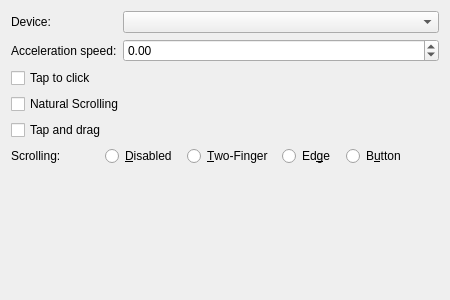
<?xml version="1.0" encoding="UTF-8"?>
<ui version="4.0">
 <class>TouchpadConfig</class>
 <widget class="QWidget" name="TouchpadConfig">
  <property name="geometry">
   <rect>
    <x>0</x>
    <y>0</y>
    <width>450</width>
    <height>300</height>
   </rect>
  </property>
  <property name="windowTitle">
   <string>TouchpadConfig </string>
  </property>
  <layout class="QFormLayout" name="formLayout">
   <item row="0" column="0">
    <widget class="QLabel" name="label">
     <property name="text">
      <string>Device:</string>
     </property>
    </widget>
   </item>
   <item row="0" column="1">
    <widget class="QComboBox" name="devicesComboBox"/>
   </item>
   <item row="2" column="0">
    <widget class="QLabel" name="label_3">
     <property name="text">
      <string>Acceleration speed:</string>
     </property>
    </widget>
   </item>
   <item row="4" column="0" colspan="2">
    <widget class="QCheckBox" name="tappingEnabledCheckBox">
     <property name="text">
      <string>Tap to click</string>
     </property>
    </widget>
   </item>
   <item row="6" column="0" colspan="2">
    <widget class="QCheckBox" name="naturalScrollingEnabledCheckBox">
     <property name="text">
      <string>Natural Scrolling</string>
     </property>
    </widget>
   </item>
   <item row="8" column="0" colspan="2">
    <widget class="QCheckBox" name="tapToDragEnabledCheckBox">
     <property name="text">
      <string>Tap and drag</string>
     </property>
    </widget>
   </item>
   <item row="2" column="1">
    <widget class="QDoubleSpinBox" name="accelSpeedDoubleSpinBox">
     <property name="decimals">
      <number>2</number>
     </property>
     <property name="minimum">
      <double>-1.000000000000000</double>
     </property>
     <property name="maximum">
      <double>1.000000000000000</double>
     </property>
     <property name="singleStep">
      <double>0.100000000000000</double>
     </property>
    </widget>
   </item>
   <item row="9" column="0" colspan="2">
    <layout class="QHBoxLayout" name="horizontalLayout">
     <property name="spacing">
      <number>10</number>
     </property>
     <item>
      <widget class="QLabel" name="label_2">
       <property name="text">
        <string>Scrolling:</string>
       </property>
      </widget>
     </item>
     <item>
      <spacer name="horizontalSpacer_2">
       <property name="orientation">
        <enum>Qt::Horizontal</enum>
       </property>
       <property name="sizeType">
        <enum>QSizePolicy::MinimumExpanding</enum>
       </property>
       <property name="sizeHint" stdset="0">
        <size>
         <width>10</width>
         <height>5</height>
        </size>
       </property>
      </spacer>
     </item>
     <item>
      <widget class="QRadioButton" name="noScrollingRadioButton">
       <property name="text">
        <string>&amp;Disabled</string>
       </property>
      </widget>
     </item>
     <item>
      <widget class="QRadioButton" name="twoFingerScrollingRadioButton">
       <property name="text">
        <string>&amp;Two-Finger</string>
       </property>
      </widget>
     </item>
     <item>
      <widget class="QRadioButton" name="edgeScrollingRadioButton">
       <property name="text">
        <string>Ed&amp;ge</string>
       </property>
      </widget>
     </item>
     <item>
      <widget class="QRadioButton" name="buttonScrollingRadioButton">
       <property name="text">
        <string>B&amp;utton</string>
       </property>
      </widget>
     </item>
     <item>
      <spacer name="horizontalSpacer">
       <property name="orientation">
        <enum>Qt::Horizontal</enum>
       </property>
       <property name="sizeHint" stdset="0">
        <size>
         <width>10</width>
         <height>5</height>
        </size>
       </property>
      </spacer>
     </item>
    </layout>
   </item>
  </layout>
 </widget>
 <resources/>
 <connections/>
</ui>
